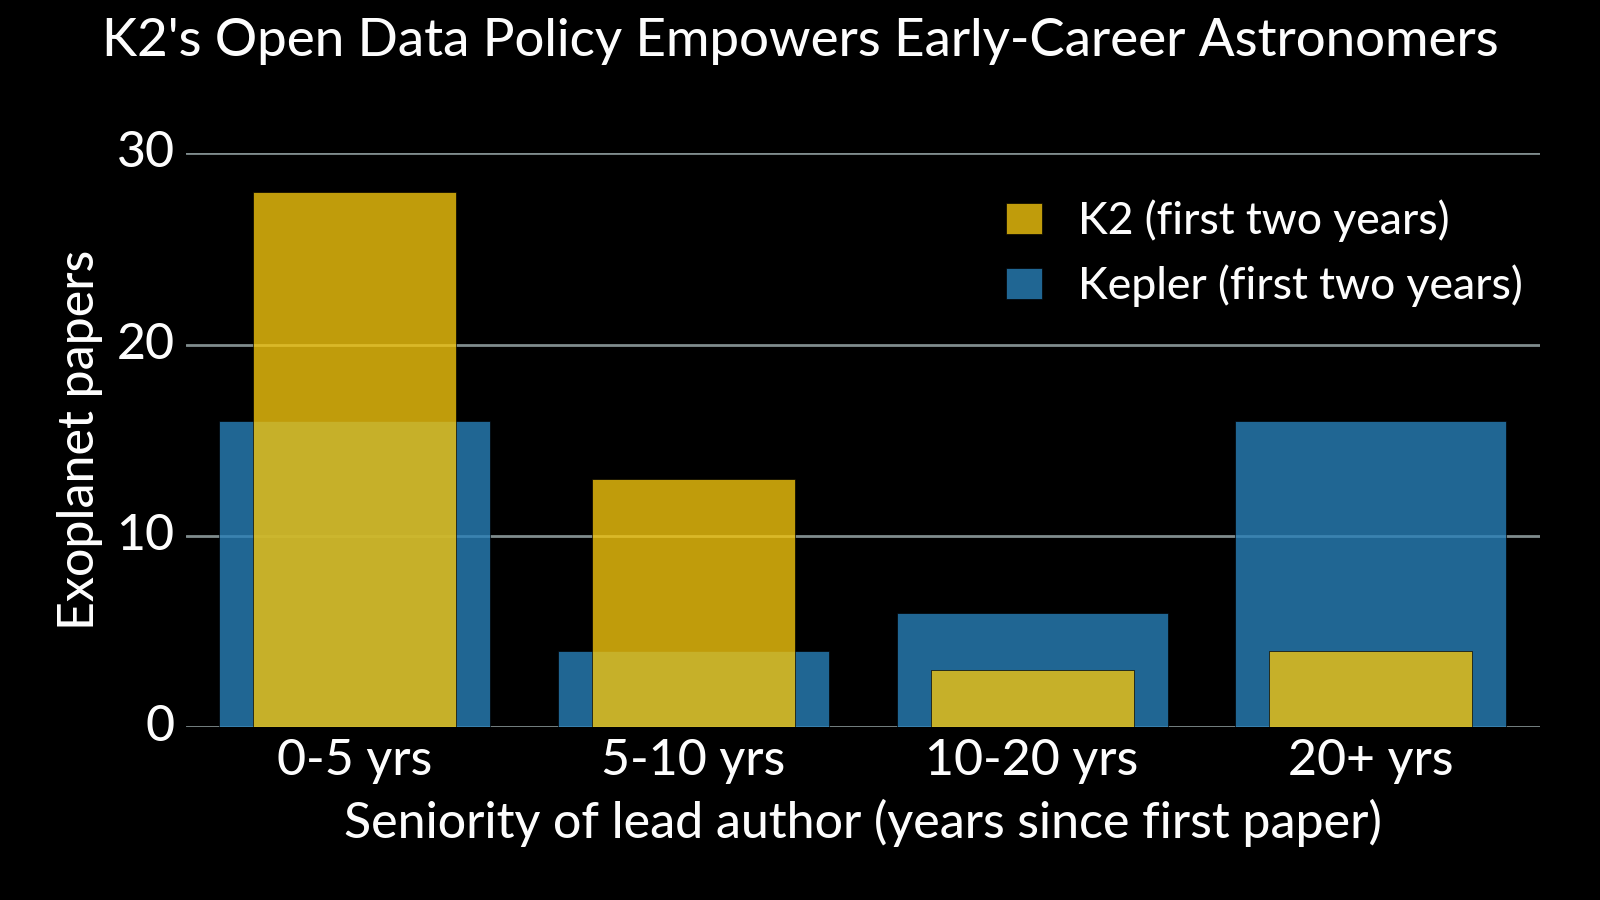

The Python source for this figure:
"""
Start of Kepler observations: 2009 May 2
First Kepler release: 2010 Jun 15

Start of K2 observation (C0): 2014 Mar 8
First release of K2 data: 2014 Sep 08

=> Limit to 2 years after start of data taking,
i.e. 2016 Mar for K2 and 2011 May for Kepler.
"""
import matplotlib as mpl
import matplotlib.pyplot as pl
from matplotlib.ticker import MultipleLocator
from matplotlib import style

import seaborn as sns
import numpy as np
import pandas as pd

OUTPUT_PREFIX = 'kepler-author-seniority'
OUTPUT_SUFFIX = '.png'
BINS = [0, 4.5, 10.5, 19.5, 100]  # years

palette = sns.color_palette(['#f1c40f', '#2980b9'])
style.use('../styles/black.mplstyle')
pl.rc('ytick.major', size=0)
pl.rc('xtick.major', size=0)

k = pd.read_excel('data/lead-authors-in-first-two-years-of-kepler.xls')
k2 = pd.read_excel('data/lead-authors-in-first-two-years-of-k2.xls')

k_seniority = k['year'] - k['year_of_first_paper']
k2_seniority = k2['year'] - k2['year_of_first_paper']
print('Median seniority\n'
      'Kepler: {} yrs\n'
      'K2: {} yrs'.format(np.median(k_seniority), np.median(k2_seniority)))


def binning(data, bins):
    return np.histogram(data, bins=bins)[0]


fig = pl.figure()
pl.subplots_adjust(left=0.12, right=0.98,
                    bottom=0.15, top=0.98,
                    hspace=0.2)

ax_k = pl.subplot(111)
ax_k.bar(left=np.array(range(len(BINS)-1)) + 0.1 + 0.6,
         height=binning(k2_seniority, BINS),
         color=palette[0], edgecolor='black',
         alpha=0.8, width=0.6, zorder=20,
         label='K2 (first two years)')
ax_k.bar(left=np.array(range(len(BINS)-1)) + 0.6,
         height=binning(k_seniority, BINS),
         color="#2980b9", edgecolor='black',
         alpha=0.8, width=0.8, zorder=10,
         label='Kepler (first two years)')

# Disable spines
ax_k.spines["left"].set_visible(False)
ax_k.spines["right"].set_visible(False)
ax_k.spines["top"].set_visible(False)
ax_k.spines["bottom"].set_visible(False)

# Only show bottom and left ticks
ax_k.get_xaxis().tick_bottom()
ax_k.get_yaxis().tick_left()
pl.grid(axis='x')
pl.yticks([0, 10, 20, 30], fontsize=18)
pl.xticks([1, 2, 3, 4],
          ['0-5 yrs', '5-10 yrs', '10-20 yrs', '20+ yrs'],
          fontsize=18)

ax_k.set_xlabel('Seniority of lead author (years since first paper)',
                fontsize=18)
ax_k.set_ylabel("Exoplanet papers", fontsize=18)
pl.suptitle("K2's Open Data Policy Empowers Early-Career Astronomers", fontsize=22)

pl.legend(bbox_to_anchor=(1, 0.95),
          ncol=1,
          borderaxespad=0.,
          handlelength=0.8,
          frameon=False,
          fontsize=16)

pl.tight_layout(rect=(0, 0, 1, 0.92))

output_fn = OUTPUT_PREFIX + OUTPUT_SUFFIX
print('Writing {}'.format(output_fn))
pl.savefig(output_fn, dpi=200)
pl.close()

# Print some stats
k_surnames = k.lead_author.str.split(pat=',', expand=True)[0]
k2_surnames = k2.lead_author.str.split(pat=',', expand=True)[0]
print("Papers: Kepler {}, K2 {}".format(len(k), len(k2)))
print("Unique authors: Kepler {}, K2 {}".format(
    k_surnames.unique().size,
    k2_surnames.unique().size))
print("Unique institutions: Kepler {}, K2 {}".format(
    k.affiliation.unique().size,
    k2.affiliation.unique().size))
